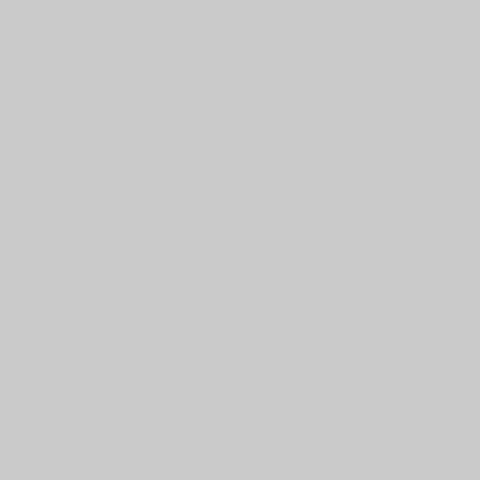
Frame 1 (no input)
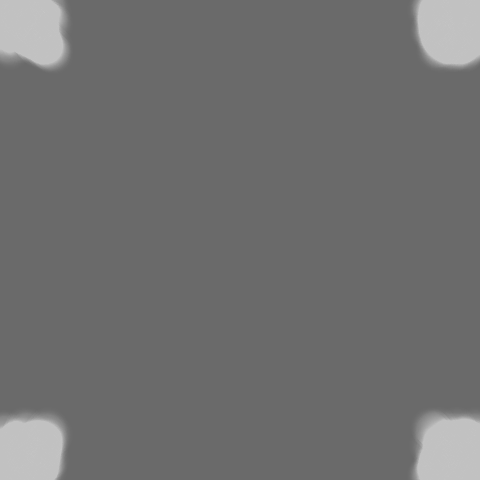
Frame 60 (no input)
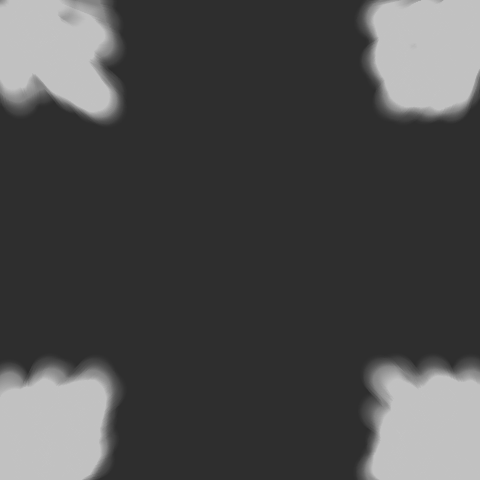
Frame 120 (the mouse pressed at the canvas centre since frame 60)

The p5.js sketch that drew these frames (run headless with seeded random() and noise() and a simulated clock; from frame 60 on, the mouse is pressed at the canvas centre):

// p5.js sketch
// ── sketch.js
// Blend (p5.js 2.3.4 port of a #p5t Processing sketch)
// https://github.com/madparker/-p5t/blob/main/%23p5t/ArtSketch/09_29_2020/Blend/Blend.pde
// #p5t/ArtSketch/09_29_2020/Blend/Blend.pde

class P {
  constructor() {
    this.s = random(-0.1, 0.1);
    this.u = random(-0.1, 0.1);
    this.x = 0;
    this.y = 0;
    this.i = 0;
  }

  d() {
    for (this.i = 0; this.i < 9; )
      circle(
        (this.x = this.x < 0 ? n : this.x > n ? 0 : this.x + this.s),
        (this.y = this.y < 0 ? n : this.y > n ? 0 : this.y + this.u),
        this.i++ * 5
      );
  }
}

let j = 0,
  c = 240,
  n = 480;
let p = new Array(c);

function setup() {
  createCanvas(480, 480); // frame.setSize(480, 480) in draw()
  background(204); // Processing default background
}

function draw() {
  noStroke();
  while (j < c) p[j++] = new P();
  fill(0, 3);
  square(0, 0, n);
  fill(c, 2);
  for (const o of p) o.d();
}

// ---- Original Processing source: #p5t/ArtSketch/09_29_2020/Blend/Blend.pde
/*
class P{float s=random(-.1,.1),u=random(-.1,.1),x,y,i;void d(){for(i=0;i<9;)circle(x=x<0?n:x>n?0:x+s,y=y<0?n:y>n?0:y+u,i++*5);}}int j,c=240,n=480;P[] p=new P[c];void draw(){frame.setSize(n,n);noStroke();while(j<c)p[j++]=new P();fill(0,3);square(0,0,n);fill(c,2);for(P o:p)o.d();}
*/
